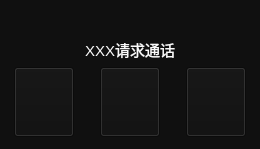
<?xml version="1.0" encoding="UTF-8"?>
<ui version="4.0">
 <class>VoiceDialogWnd</class>
 <widget class="QWidget" name="VoiceDialogWnd">
  <property name="geometry">
   <rect>
    <x>0</x>
    <y>0</y>
    <width>260</width>
    <height>149</height>
   </rect>
  </property>
  <property name="windowTitle">
   <string>Form</string>
  </property>
  <property name="styleSheet">
   <string notr="true">alternate-background-color: rgb(222, 226, 229);</string>
  </property>
  <layout class="QVBoxLayout" name="verticalLayout">
   <property name="spacing">
    <number>0</number>
   </property>
   <property name="leftMargin">
    <number>0</number>
   </property>
   <property name="topMargin">
    <number>0</number>
   </property>
   <property name="rightMargin">
    <number>0</number>
   </property>
   <property name="bottomMargin">
    <number>0</number>
   </property>
   <item>
    <widget class="QWidget" name="widget" native="true">
     <property name="styleSheet">
      <string notr="true">background-color: rgb(16, 16, 16);
</string>
     </property>
     <layout class="QVBoxLayout" name="verticalLayout_2">
      <property name="spacing">
       <number>0</number>
      </property>
      <property name="leftMargin">
       <number>0</number>
      </property>
      <property name="topMargin">
       <number>0</number>
      </property>
      <property name="rightMargin">
       <number>0</number>
      </property>
      <property name="bottomMargin">
       <number>0</number>
      </property>
      <item>
       <layout class="QHBoxLayout" name="horizontalLayout">
        <property name="spacing">
         <number>0</number>
        </property>
        <item>
         <spacer name="horizontalSpacer">
          <property name="orientation">
           <enum>Qt::Horizontal</enum>
          </property>
          <property name="sizeHint" stdset="0">
           <size>
            <width>40</width>
            <height>20</height>
           </size>
          </property>
         </spacer>
        </item>
        <item>
         <widget class="QPushButton" name="closeBtn_2">
          <property name="minimumSize">
           <size>
            <width>32</width>
            <height>32</height>
           </size>
          </property>
          <property name="maximumSize">
           <size>
            <width>32</width>
            <height>32</height>
           </size>
          </property>
          <property name="styleSheet">
           <string notr="true">QPushButton
{
	background:url(:/res/res/CloseWndM1.png);
	background-color:transparent;
	border: none;
}
QPushButton:hover
{
	background:url(:/res/res/CloseWndM2.png);
	background-color:transparent;
}
QPushButton:pressed
{
	background:url(:/res/res/CloseWndM3.png);
	background-color:transparent;
}

</string>
          </property>
          <property name="text">
           <string/>
          </property>
         </widget>
        </item>
       </layout>
      </item>
      <item>
       <spacer name="verticalSpacer">
        <property name="orientation">
         <enum>Qt::Vertical</enum>
        </property>
        <property name="sizeHint" stdset="0">
         <size>
          <width>20</width>
          <height>40</height>
         </size>
        </property>
       </spacer>
      </item>
      <item>
       <widget class="QLabel" name="label">
        <property name="minimumSize">
         <size>
          <width>0</width>
          <height>32</height>
         </size>
        </property>
        <property name="maximumSize">
         <size>
          <width>16777215</width>
          <height>32</height>
         </size>
        </property>
        <property name="font">
         <font>
          <family>Arial</family>
          <pointsize>11</pointsize>
         </font>
        </property>
        <property name="styleSheet">
         <string notr="true">color: rgb(250, 250, 250);</string>
        </property>
        <property name="text">
         <string>XXX请求通话</string>
        </property>
        <property name="alignment">
         <set>Qt::AlignCenter</set>
        </property>
       </widget>
      </item>
      <item>
       <spacer name="verticalSpacer_2">
        <property name="orientation">
         <enum>Qt::Vertical</enum>
        </property>
        <property name="sizeHint" stdset="0">
         <size>
          <width>20</width>
          <height>40</height>
         </size>
        </property>
       </spacer>
      </item>
      <item>
       <layout class="QHBoxLayout" name="horizontalLayout_2">
        <property name="spacing">
         <number>24</number>
        </property>
        <property name="leftMargin">
         <number>12</number>
        </property>
        <property name="rightMargin">
         <number>12</number>
        </property>
        <property name="bottomMargin">
         <number>12</number>
        </property>
        <item>
         <widget class="QPushButton" name="agreeBtn">
          <property name="minimumSize">
           <size>
            <width>60</width>
            <height>70</height>
           </size>
          </property>
          <property name="maximumSize">
           <size>
            <width>60</width>
            <height>70</height>
           </size>
          </property>
          <property name="styleSheet">
           <string notr="true">border-image: url(:/res/res/AgreeBtn.png);</string>
          </property>
          <property name="text">
           <string/>
          </property>
         </widget>
        </item>
        <item>
         <widget class="QPushButton" name="disAgreeBtn">
          <property name="minimumSize">
           <size>
            <width>60</width>
            <height>70</height>
           </size>
          </property>
          <property name="maximumSize">
           <size>
            <width>60</width>
            <height>70</height>
           </size>
          </property>
          <property name="styleSheet">
           <string notr="true">border-image: url(:/res/res/DisAgreeBtn.png);</string>
          </property>
          <property name="text">
           <string/>
          </property>
         </widget>
        </item>
        <item>
         <widget class="QPushButton" name="closeBtn">
          <property name="minimumSize">
           <size>
            <width>60</width>
            <height>70</height>
           </size>
          </property>
          <property name="maximumSize">
           <size>
            <width>60</width>
            <height>70</height>
           </size>
          </property>
          <property name="styleSheet">
           <string notr="true">border-image: url(:/new/prefix1/语音通话及视频通话UI/语音通话-挂断.png);
border-image: url(:/res/res/HangUpBtn.png);</string>
          </property>
          <property name="text">
           <string/>
          </property>
         </widget>
        </item>
       </layout>
      </item>
     </layout>
    </widget>
   </item>
  </layout>
 </widget>
 <resources/>
 <connections/>
</ui>
